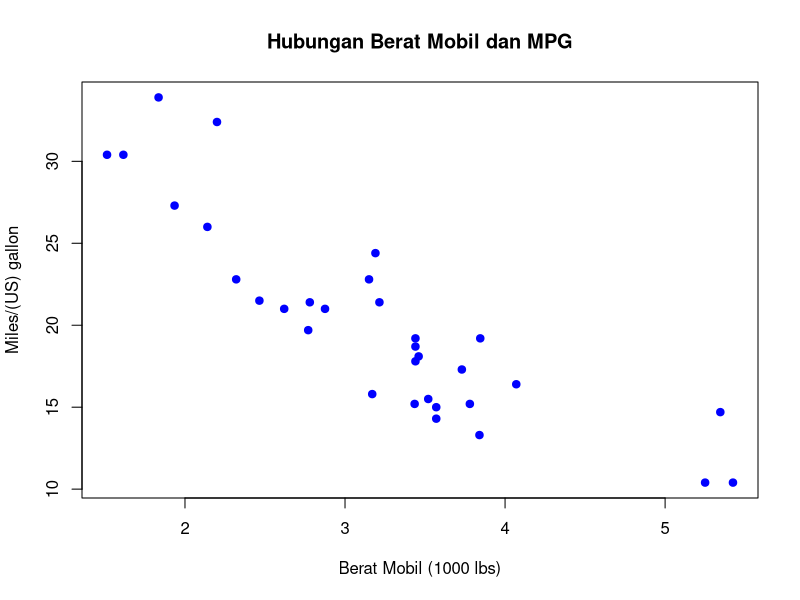
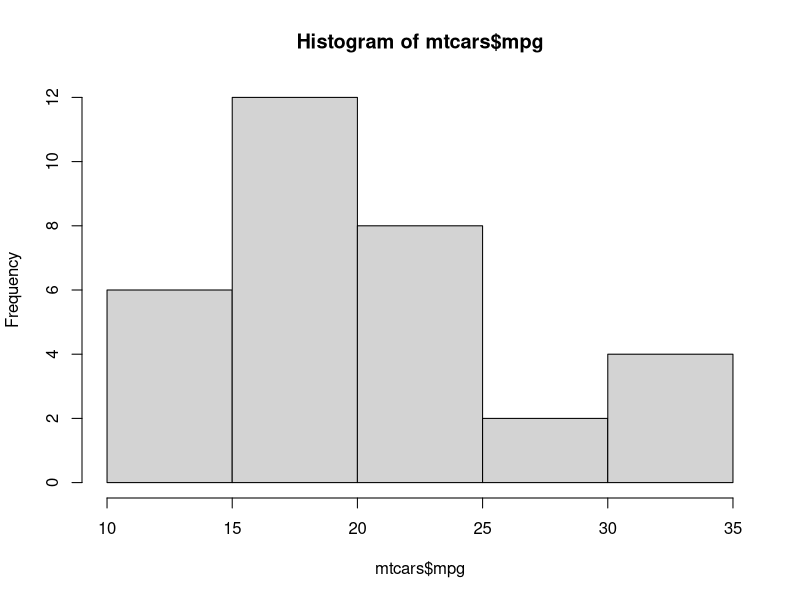

The R script that drew these images, in order:
#Dwi Regina Putri 1314624001

#1. MEMBUAT PROSES COMMIT DI R
data(mtcars)
head(mtcars)

#Udah di branch baru
#Visual data mtcars
plot(mtcars$wt, mtcars$mpg,
     main = "Hubungan Berat Mobil dan MPG",
     xlab = "Berat Mobil (1000 lbs)",
     ylab = "Miles/(US) gallon",
     col = "blue", pch = 19)

hist(mtcars$mpg)

#Ini ngetiknya di github langsung
print("Nama Saya Dwi Regina Putri")
